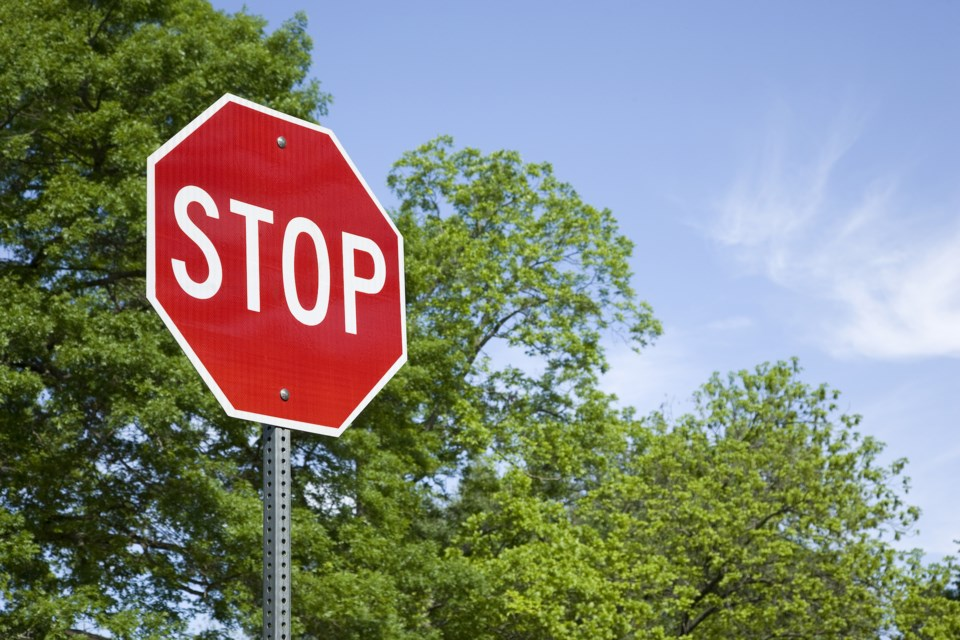
%> input picture Test1.jpg, 960 x 640 px
$ octave --eval "result = createMask('Test1.jpg');"   (GNU Octave 9; MATLAB toolbox functions it lacks are replaced by stand-ins)
%> lines starting %> are read from the running program, lines starting %| are printed output that depends on the picture; in (x1, y1, x2, y2) boxes, pixels count from 0 and x2, y2 are one past the last pixel; in counts of white or black regions, pixels touching at a corner belong together; the program's own positions count from 1
function mask = createMask(imagePath)
%> called with imagePath = 'Test1.jpg'
    %read the image
    img = imread(imagePath);
%> img is the input picture: size 640x960x3 uint8; mean R, G, B 129.7, 133, 121.8

    %fonvert image to HSV color space
    hsvImg = rgb2hsv(img);
%> hsvImg: size 640x960x3 double; mean H, S, V 0.429, 0.454, 0.629
    H = hsvImg(:,:,1);
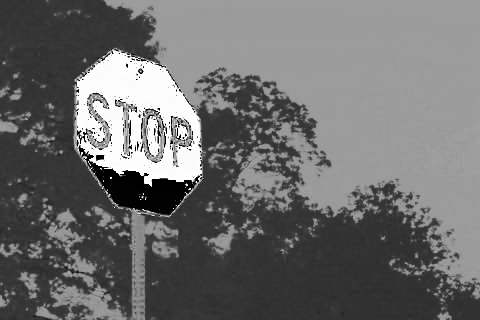
%> H: size 640x960 double (shown at 1/2 size); min 0, max 0.999, mean 0.429
    S = hsvImg(:,:,2);
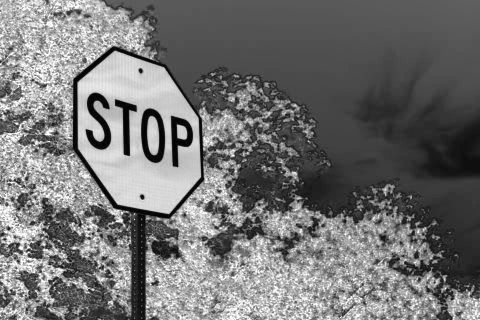
%> S: size 640x960 double (shown at 1/2 size); min 0, max 1, mean 0.454
    V = hsvImg(:,:,3);
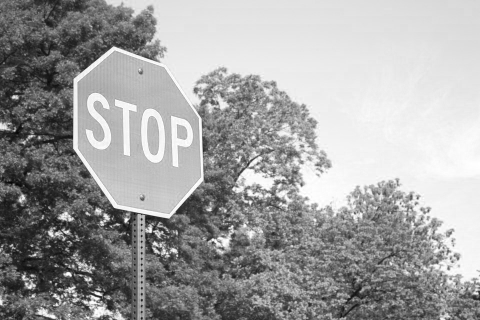
%> V: size 640x960 double (shown at 1/2 size); min 0.00784, max 1, mean 0.629

    %for red color:
    H_min1 = 0.95;  H_max1 = 1.0;
    H_min2 = 0.0;   H_max2 = 0.05;
    S_min_red = 0.4; S_max_red = 1.0;
    V_min_red = 0.4; V_max_red = 1.0;

    %for blue color:
    H_min_blue = 0.55; H_max_blue = 0.70;
    S_min_blue = 0.4;  S_max_blue = 1.0;
    V_min_blue = 0.4;  V_max_blue = 1.0;

    %create mask for red color
    maskRed1 = (H >= H_min1) & (H <= H_max1);
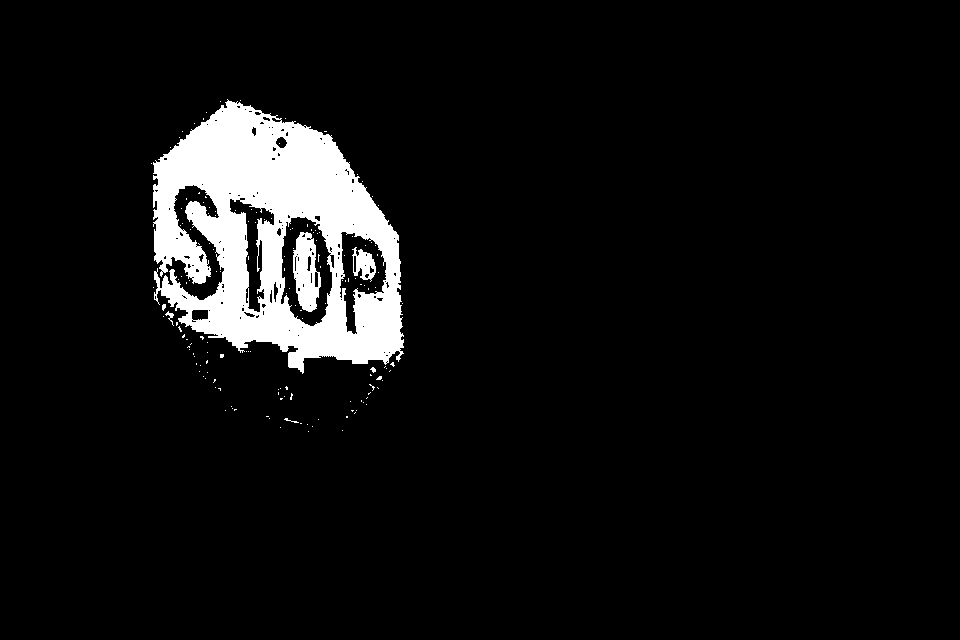
%> maskRed1: size 640x960 logical; 6.6% white; 155 white regions (148 under 20 px), largest, box (x1, y1, x2, y2) and area: (153, 99, 404, 374) 37952, (293, 232, 321, 312) 1478, (352, 247, 376, 282) 471
    maskRed2 = (H >= H_min2) & (H <= H_max2);
%> maskRed2: size 640x960 logical; 2.5% white; 420 white regions (366 under 20 px), largest, box (x1, y1, x2, y2) and area: (157, 290, 400, 430) 11455, (154, 260, 175, 288) 207, (192, 310, 208, 322) 155
    maskRedS = (S >= S_min_red) & (S <= S_max_red);
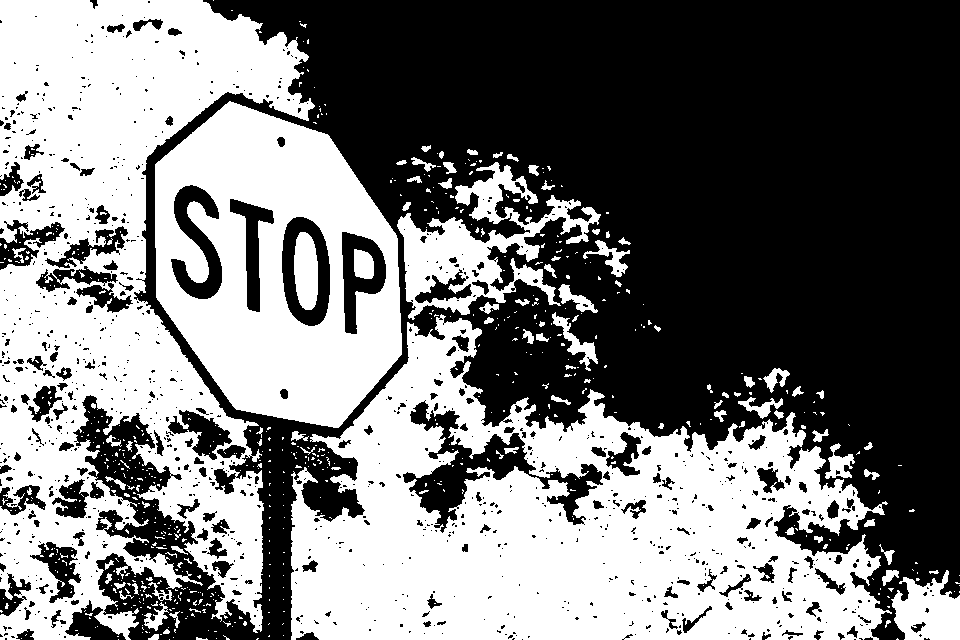
%> maskRedS: size 640x960 logical; 46.7% white; 675 white regions (581 under 20 px), largest, box (x1, y1, x2, y2) and area: (291, 314, 892, 640) 108541, (0, 0, 315, 640) 103274, (155, 101, 402, 428) 49021
    maskRedV = (V >= V_min_red) & (V <= V_max_red);
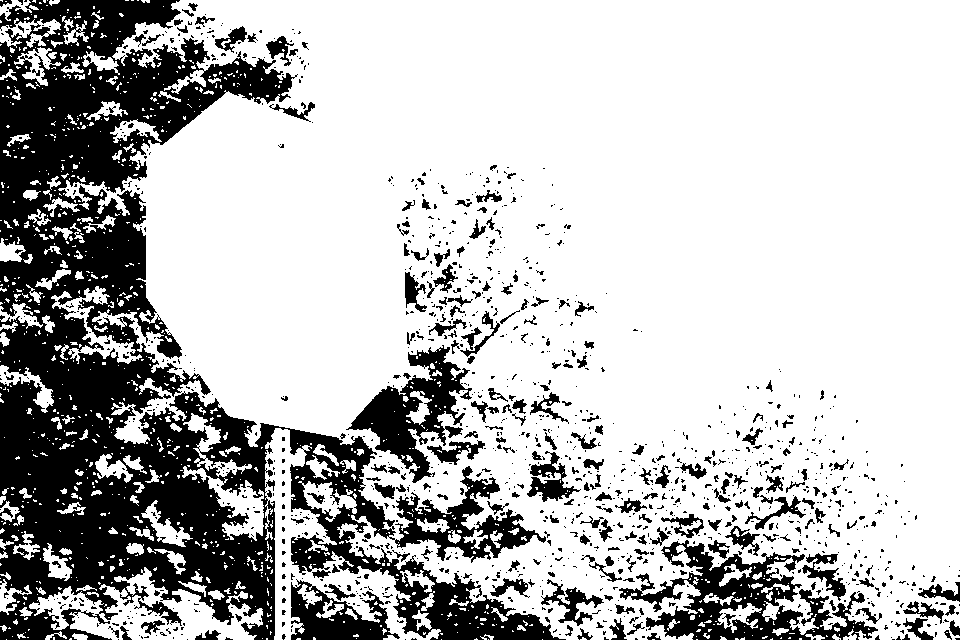
%> maskRedV: size 640x960 logical; 74.1% white; 1295 black regions (1062 under 20 px), largest, box (x1, y1, x2, y2) and area: (0, 0, 566, 640) 115876, (619, 540, 878, 640) 9516, (346, 345, 472, 483) 6188
    maskRed = (maskRed1 | maskRed2) & maskRedS & maskRedV;
%> maskRed: size 640x960 logical; 8.3% white; 3 white regions, box (x1, y1, x2, y2) and area: (155, 101, 402, 428) 49001, (294, 232, 318, 310) 1548, (354, 249, 374, 279) 511

    %create mask for blue color
    maskBlue = (H >= H_min_blue) & (H <= H_max_blue) & ...
               (S >= S_min_blue) & (S <= S_max_blue) & ...
               (V >= V_min_blue) & (V <= V_max_blue);
%> maskBlue: size 640x960 logical; 0.12% white in thin lines or dots, all inside (x1, y1, x2, y2) = (0, 0, 805, 637)

    %combine masks
    mask = maskRed | maskBlue;
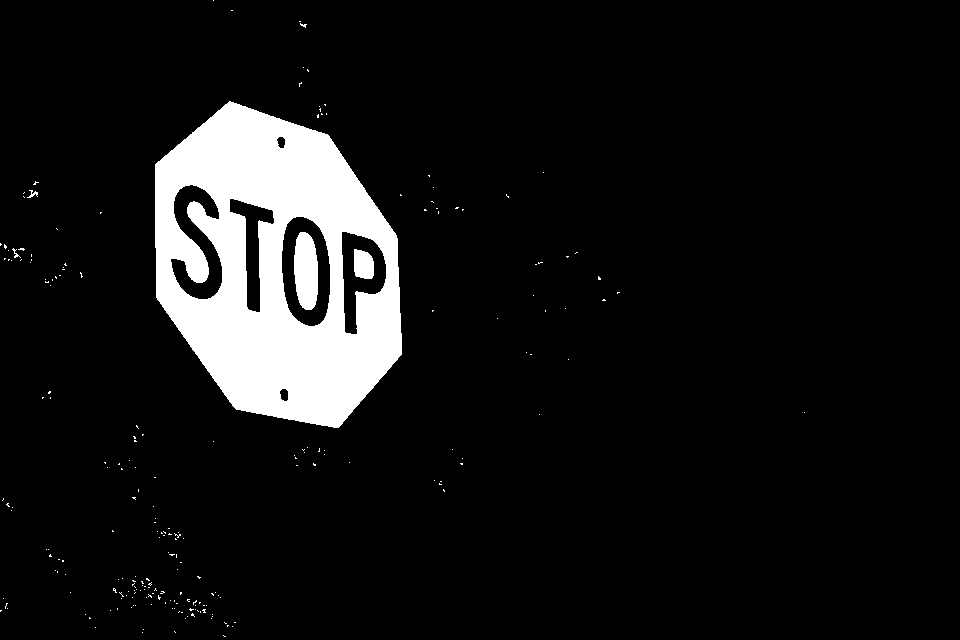
%> mask: size 640x960 logical; 8.4% white; 221 white regions (216 under 20 px), largest, box (x1, y1, x2, y2) and area: (155, 101, 402, 428) 49001, (294, 232, 318, 310) 1548, (354, 249, 374, 279) 511, (27, 190, 38, 198) 38, (12, 248, 21, 258) 27

    %save mask
    [~, name, ext] = fileparts(imagePath);
    maskPath = fullfile('masks', [name '_mask' ext]);
    imwrite(mask, maskPath);

    %display mask
    figure('Name', 'Mask');
    imshow(mask);
    title('Generated Mask');
end
